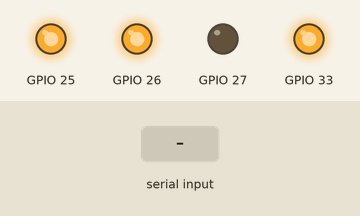
Simulated run of this sketch. Board: ESP32. Shown: output pins drawn as LEDs (lit = HIGH). Inputs (shaded band) come from the test bench. What the sketch prints to the serial monitor is not drawn.

Above: at 4.5 s.
4.6 s: "e\n" received over Serial
At 5.4 s:
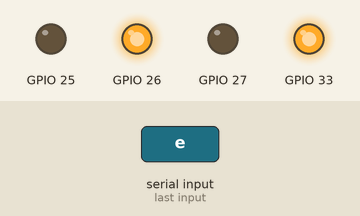
6.1 s: "a\n" received over Serial
At 7.6 s:
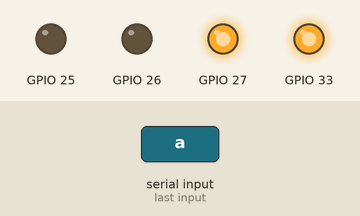
7.9 s: "d\n" received over Serial
At 9.1 s:
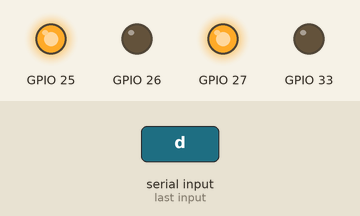
9.7 s: "q\n" received over Serial
At 10.4 s:
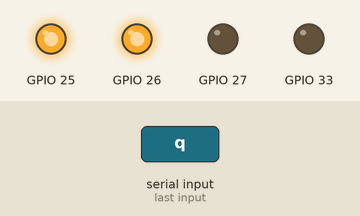
11.5 s: "z\n" received over Serial
At 12.7 s:
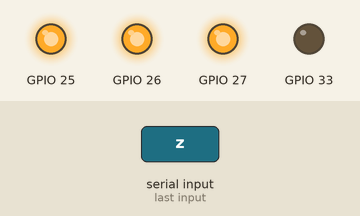
13.0 s: "c\n" received over Serial
At 13.9 s:
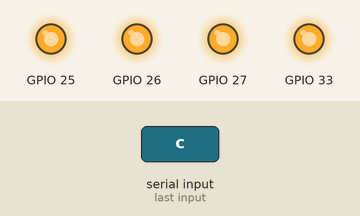
Timing chart, 0 to 15.5 s (numbered marks = the images above; inputs shaded):
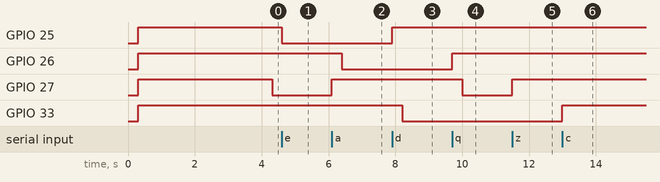

The sketch:

esp32_two_motor_relay_test.ino
```cpp
/* =============================================================
   ESP32 + 4-relay module -> two DC motors, forward and reverse
   -------------------------------------------------------------
   Two relays per motor make an H-bridge. Serial Monitor at
   115200 drives them, and a scripted sequence runs on boot.

   -------------------------------------------------------------
   WIRING

     ESP32 GPIO 27 -> IN1     motor 1, relay A
     ESP32 GPIO 26 -> IN2     motor 1, relay B
     ESP32 GPIO 25 -> IN3     motor 2, relay A
     ESP32 GPIO 33 -> IN4     motor 2, relay B
     ESP32 GND     -> module GND        <-- required
     module VCC    -> 5V

   Screw terminals, per channel:

     COM -> its own motor terminal
     NO  -> battery +      (all four channels)
     NC  -> battery -      (all four channels)

   NC MUST be wired. With only COM and NO you get on/off but no
   reverse, because releasing both relays leaves the motor
   floating instead of tying both its terminals to one rail.

   Per motor:

     A off, B off -> both terminals on -, stopped (braked)
     A on,  B off -> forward
     A off, B on  -> reverse
     A on,  B on  -> both terminals on +, stopped (braked)

   Each COM sits on exactly one rail at all times, so there is no
   shoot-through state the way a transistor bridge has.

   -------------------------------------------------------------
   COMMANDS

     motor 1:   q forward    a reverse    z stop
     motor 2:   e forward    d reverse    c stop
     both:      w forward    s reverse    x stop

     t  run the full test sequence
     i  invert active level
     ?  help

   -------------------------------------------------------------
   RELAYS ARE NOT PWM DEVICES

   No speed control here. Contacts take about 10ms to settle and
   are rated for roughly 10,000 operations under load. Pulsing
   them wears the module out fast.
   ============================================================= */

const bool ACTIVE_LOW_DEFAULT = true;   // most 4-relay boards

// Stop before reversing. A spinning motor thrown straight into
// reverse draws well above stall current and arcs the contacts.
const unsigned long DEADTIME_MS = 300;

// Cuts a motor left running this long outside the test sequence,
// so a stall is not held indefinitely. 0 disables.
const unsigned long MAX_ON_MS = 10000;

bool activeLow = ACTIVE_LOW_DEFAULT;

struct Motor {
  const char *name;
  int pinA, pinB;
  int applied;                 // what the relays are doing now
  int target;                  // what we want
  unsigned long holdUntil;     // dead-time expiry
  unsigned long onSince;
};

Motor m1 = {"M1", 27, 26, 0, 0, 0, 0};
Motor m2 = {"M2", 25, 33, 0, 0, 0, 0};

// --------------------------- relays ---------------------------

inline void coil(int pin, bool on) {
  digitalWrite(pin, on == activeLow ? LOW : HIGH);
}

const char *word(int d) {
  return d > 0 ? "forward" : (d < 0 ? "reverse" : "stop");
}

void apply(Motor &m) {
  coil(m.pinA, m.applied > 0);
  coil(m.pinB, m.applied < 0);

  Serial.print("   ");
  Serial.print(m.name);
  Serial.print("  ");
  Serial.println(word(m.applied));
}

// Walks applied towards target, forcing a stop in between when
// the direction flips.
void tick(Motor &m) {
  if (m.target == m.applied) return;

  unsigned long now = millis();
  if (now < m.holdUntil) return;              // still coasting down

  if (m.applied != 0 && m.target != 0) {      // reversal: stop first
    m.applied = 0;
    m.holdUntil = now + DEADTIME_MS;
  } else {
    m.applied = m.target;
    if (m.applied != 0) m.onSince = now;
  }
  apply(m);
}

// ------------------------ test sequence ------------------------

struct Step { int d1, d2; unsigned long ms; const char *label; };

const Step SEQ[] = {
  { 0,  0, 1000, "settle"       },
  { 1,  0, 1500, "M1 forward"   },
  { 0,  0, 1000, "stop"         },
  {-1,  0, 1500, "M1 reverse"   },
  { 0,  0, 1000, "stop"         },
  { 0,  1, 1500, "M2 forward"   },
  { 0,  0, 1000, "stop"         },
  { 0, -1, 1500, "M2 reverse"   },
  { 0,  0, 1000, "stop"         },
  { 1,  1, 1500, "both forward" },
  { 0,  0, 1000, "stop"         },
  {-1, -1, 1500, "both reverse" },
  { 0,  0, 1000, "stop"         },
};
const int SEQ_LEN = sizeof(SEQ) / sizeof(SEQ[0]);

bool seqActive = false;
int  seqIndex = 0;
unsigned long seqStart = 0;

void enterStep(int i) {
  seqIndex = i;
  seqStart = millis();
  m1.target = SEQ[i].d1;
  m2.target = SEQ[i].d2;
  Serial.print("\n[");
  Serial.print(SEQ[i].label);
  Serial.println("]");
}

void startSeq() {
  seqActive = true;
  enterStep(0);
}

void runSeq() {
  if (!seqActive) return;
  if (millis() - seqStart < SEQ[seqIndex].ms) return;

  if (seqIndex + 1 >= SEQ_LEN) {
    seqActive = false;
    m1.target = 0;
    m2.target = 0;
    Serial.println("\nsequence complete. '?' for commands.\n");
    return;
  }
  enterStep(seqIndex + 1);
}

// --------------------------- serial ---------------------------

void help() {
  Serial.println();
  Serial.println("  motor 1:  q forward   a reverse   z stop");
  Serial.println("  motor 2:  e forward   d reverse   c stop");
  Serial.println("  both:     w forward   s reverse   x stop");
  Serial.println("  t test sequence   i invert   ? help");
  Serial.println();
}

void command(Motor &m, int dir) {
  seqActive = false;
  m.target = dir;
}

void handleSerial() {
  while (Serial.available()) {
    char c = Serial.read();
    if (c == '\r' || c == '\n' || c == ' ') continue;

    switch (c) {
      case 'q': command(m1,  1); break;
      case 'a': command(m1, -1); break;
      case 'z': command(m1,  0); break;

      case 'e': command(m2,  1); break;
      case 'd': command(m2, -1); break;
      case 'c': command(m2,  0); break;

      case 'w': command(m1,  1); command(m2,  1); break;
      case 's': command(m1, -1); command(m2, -1); break;
      case 'x': command(m1,  0); command(m2,  0); break;

      case 't': startSeq(); break;

      case 'i':
        activeLow = !activeLow;
        Serial.print("active level now ");
        Serial.println(activeLow ? "low" : "high");
        apply(m1);
        apply(m2);
        break;

      case '?': help(); break;

      default:
        Serial.print("unknown: ");
        Serial.println(c);
    }
  }
}

// -------------------------- safety ---------------------------

void safety(Motor &m) {
  if (seqActive || m.applied == 0 || MAX_ON_MS == 0) return;
  if (millis() - m.onSince < MAX_ON_MS) return;

  Serial.print(m.name);
  Serial.println("  max on-time reached, stopping");
  m.target = 0;
}

// ---------------------------- main ----------------------------

void setup() {
  Serial.begin(115200);
  delay(300);

  int pins[] = {m1.pinA, m1.pinB, m2.pinA, m2.pinB};
  for (int p : pins) {
    pinMode(p, OUTPUT);
    coil(p, false);
  }

  Serial.println("\n=== two-motor relay test ===");
  Serial.println("all relays released. 3 seconds of quiet before");
  Serial.println("anything moves — nothing should be turning.");
  Serial.println("if a motor is already running, press 'i'.\n");

  delay(3000);
  startSeq();
}

void loop() {
  handleSerial();
  runSeq();

  tick(m1);
  tick(m2);

  safety(m1);
  safety(m2);
}

/* =============================================================
   READING THE RESULT

   One motor only goes one way
     Its NC terminal is not wired, or is on the wrong rail. That
     relay can reach + but never -, so one direction is dead.

   A motor runs the wrong way round
     Swap its two COM wires at the motor, or swap that motor's
     two GPIO numbers in the struct above.

   Both motors twitch at every direction change
     Normal. That is the dead-time stopping before reversing.
     You should hear a click, roughly a third of a second of
     silence, then the next click.

   Relays click, nothing turns
     Meter across a motor while its relay is closed. Near zero
     means the contact path is wrong. Full voltage with no
     movement means the motor is stalled or open.

   Voltage sags, motors barely turn
     Supply current. Two motors together pull more than a
     breadboard power module can give — separate pack.

   ESP32 resets when relays switch
     Coil current through the ESP32's regulator, or motor noise.
     Pull the JD-VCC jumper and feed the coils from their own 5V,
     and put a 100nF ceramic across each motor at the motor.

   Relays chatter or the board buzzes
     Coil supply is too weak to hold four coils. Same fix.
   ============================================================= */
```

Measured:
- after the input at 4.6 s, GPIO 25: HIGH → LOW at once; GPIO 27: stays LOW (without the input it goes to HIGH after 1.2 s)
- after the input at 6.1 s, GPIO 26: HIGH → LOW after 0.30 s; GPIO 27: LOW → HIGH at once
- after the input at 7.9 s, GPIO 25: LOW → HIGH at once; GPIO 33: HIGH → LOW after 0.30 s
- after the input at 9.7 s, GPIO 26: LOW → HIGH at once; GPIO 27: HIGH → LOW after 0.30 s
- after the input at 11.5 s, GPIO 27: LOW → HIGH at once
- after the input at 13.0 s, GPIO 33: LOW → HIGH at once
